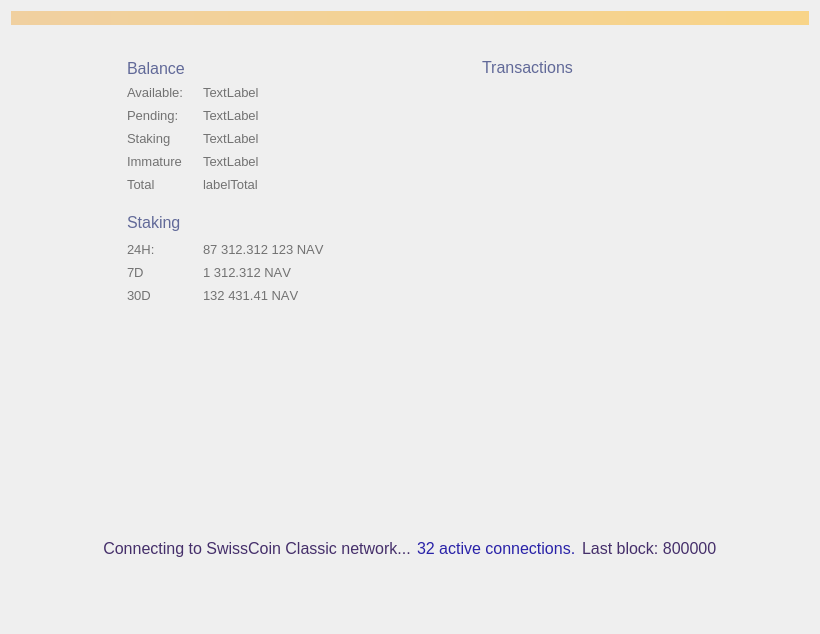
<?xml version="1.0" encoding="UTF-8"?>
<ui version="4.0">
 <class>OverviewPage</class>
 <widget class="QWidget" name="OverviewPage">
  <property name="geometry">
   <rect>
    <x>0</x>
    <y>0</y>
    <width>820</width>
    <height>634</height>
   </rect>
  </property>
  <property name="sizePolicy">
   <sizepolicy hsizetype="MinimumExpanding" vsizetype="MinimumExpanding">
    <horstretch>0</horstretch>
    <verstretch>0</verstretch>
   </sizepolicy>
  </property>
  <property name="maximumSize">
   <size>
    <width>16777215</width>
    <height>16777215</height>
   </size>
  </property>
  <property name="windowTitle">
   <string>Form</string>
  </property>
  <property name="styleSheet">
   <string notr="true"/>
  </property>
  <layout class="QVBoxLayout" name="topLayout">
   <item>
    <widget class="QLabel" name="labelAlerts">
     <property name="visible">
      <bool>false</bool>
     </property>
     <property name="styleSheet">
      <string notr="true">background-color: qlineargradient(x1: 0, y1: 0, x2: 1, y2: 0, stop:0 #F0D0A0, stop:1 #F8D488); color:#000000;</string>
     </property>
     <property name="wordWrap">
      <bool>true</bool>
     </property>
     <property name="margin">
      <number>3</number>
     </property>
    </widget>
   </item>
   <item>
    <spacer name="verticalSpacer">
     <property name="orientation">
      <enum>Qt::Vertical</enum>
     </property>
     <property name="sizeType">
      <enum>QSizePolicy::Fixed</enum>
     </property>
     <property name="sizeHint" stdset="0">
      <size>
       <width>20</width>
       <height>20</height>
      </size>
     </property>
    </spacer>
   </item>
   <item>
    <layout class="QHBoxLayout" name="horizontalLayout_2">
     <property name="sizeConstraint">
      <enum>QLayout::SetMinimumSize</enum>
     </property>
     <item>
      <spacer name="horizontalSpacer">
       <property name="orientation">
        <enum>Qt::Horizontal</enum>
       </property>
       <property name="sizeType">
        <enum>QSizePolicy::Fixed</enum>
       </property>
       <property name="sizeHint" stdset="0">
        <size>
         <width>100</width>
         <height>20</height>
        </size>
       </property>
      </spacer>
     </item>
     <item>
      <layout class="QVBoxLayout" name="verticalLayout_2">
       <property name="sizeConstraint">
        <enum>QLayout::SetNoConstraint</enum>
       </property>
       <property name="leftMargin">
        <number>16</number>
       </property>
       <property name="topMargin">
        <number>7</number>
       </property>
       <property name="rightMargin">
        <number>16</number>
       </property>
       <property name="bottomMargin">
        <number>16</number>
       </property>
       <item>
        <layout class="QHBoxLayout" name="horizontalLayout_3">
         <property name="spacing">
          <number>0</number>
         </property>
         <item>
          <widget class="QLabel" name="label_4">
           <property name="sizePolicy">
            <sizepolicy hsizetype="Minimum" vsizetype="Preferred">
             <horstretch>0</horstretch>
             <verstretch>0</verstretch>
            </sizepolicy>
           </property>
           <property name="font">
            <font>
             <pointsize>-1</pointsize>
            </font>
           </property>
           <property name="styleSheet">
            <string notr="true">color: #616998; text-transform: uppercase; font-size: 16px</string>
           </property>
           <property name="text">
            <string>Balance</string>
           </property>
          </widget>
         </item>
         <item>
          <spacer name="horizontalSpacer_11">
           <property name="orientation">
            <enum>Qt::Horizontal</enum>
           </property>
           <property name="sizeType">
            <enum>QSizePolicy::Maximum</enum>
           </property>
           <property name="sizeHint" stdset="0">
            <size>
             <width>10</width>
             <height>20</height>
            </size>
           </property>
          </spacer>
         </item>
         <item>
          <widget class="QPushButton" name="labelWalletStatus">
           <property name="maximumSize">
            <size>
             <width>22</width>
             <height>22</height>
            </size>
           </property>
           <property name="baseSize">
            <size>
             <width>22</width>
             <height>22</height>
            </size>
           </property>
           <property name="styleSheet">
            <string notr="true">border: 0</string>
           </property>
           <property name="text">
            <string/>
           </property>
           <property name="flat">
            <bool>true</bool>
           </property>
          </widget>
         </item>
         <item>
          <spacer name="horizontalSpacer_10">
           <property name="orientation">
            <enum>Qt::Horizontal</enum>
           </property>
           <property name="sizeHint" stdset="0">
            <size>
             <width>40</width>
             <height>20</height>
            </size>
           </property>
          </spacer>
         </item>
        </layout>
       </item>
       <item>
        <layout class="QHBoxLayout" name="horizontalLayout_4">
         <item>
          <layout class="QFormLayout" name="formLayout">
           <property name="sizeConstraint">
            <enum>QLayout::SetNoConstraint</enum>
           </property>
           <property name="labelAlignment">
            <set>Qt::AlignLeading|Qt::AlignLeft|Qt::AlignVCenter</set>
           </property>
           <property name="verticalSpacing">
            <number>-1</number>
           </property>
           <item row="0" column="0">
            <widget class="QLabel" name="label_5">
             <property name="sizePolicy">
              <sizepolicy hsizetype="Minimum" vsizetype="Preferred">
               <horstretch>0</horstretch>
               <verstretch>0</verstretch>
              </sizepolicy>
             </property>
             <property name="minimumSize">
              <size>
               <width>70</width>
               <height>17</height>
              </size>
             </property>
             <property name="maximumSize">
              <size>
               <width>70</width>
               <height>17</height>
              </size>
             </property>
             <property name="font">
              <font>
               <pointsize>10</pointsize>
               <weight>50</weight>
               <bold>false</bold>
               <stylestrategy>PreferAntialias</stylestrategy>
              </font>
             </property>
             <property name="styleSheet">
              <string notr="true">color: #727272</string>
             </property>
             <property name="text">
              <string>Available:</string>
             </property>
             <property name="alignment">
              <set>Qt::AlignLeading|Qt::AlignLeft|Qt::AlignVCenter</set>
             </property>
            </widget>
           </item>
           <item row="0" column="1">
            <widget class="QLabel" name="labelBalance">
             <property name="font">
              <font>
               <pointsize>10</pointsize>
               <weight>50</weight>
               <bold>false</bold>
               <stylestrategy>PreferAntialias</stylestrategy>
              </font>
             </property>
             <property name="styleSheet">
              <string notr="true">color: #727272</string>
             </property>
             <property name="text">
              <string>TextLabel</string>
             </property>
             <property name="alignment">
              <set>Qt::AlignLeading|Qt::AlignLeft|Qt::AlignVCenter</set>
             </property>
            </widget>
           </item>
           <item row="1" column="0">
            <widget class="QLabel" name="label_7">
             <property name="sizePolicy">
              <sizepolicy hsizetype="Minimum" vsizetype="Preferred">
               <horstretch>0</horstretch>
               <verstretch>0</verstretch>
              </sizepolicy>
             </property>
             <property name="minimumSize">
              <size>
               <width>70</width>
               <height>17</height>
              </size>
             </property>
             <property name="maximumSize">
              <size>
               <width>70</width>
               <height>17</height>
              </size>
             </property>
             <property name="font">
              <font>
               <pointsize>10</pointsize>
               <weight>50</weight>
               <bold>false</bold>
               <stylestrategy>PreferAntialias</stylestrategy>
              </font>
             </property>
             <property name="styleSheet">
              <string notr="true">color: #727272</string>
             </property>
             <property name="text">
              <string>Pending:</string>
             </property>
             <property name="alignment">
              <set>Qt::AlignLeading|Qt::AlignLeft|Qt::AlignVCenter</set>
             </property>
            </widget>
           </item>
           <item row="1" column="1">
            <widget class="QLabel" name="labelUnconfirmed">
             <property name="font">
              <font>
               <pointsize>10</pointsize>
               <weight>50</weight>
               <bold>false</bold>
               <stylestrategy>PreferAntialias</stylestrategy>
              </font>
             </property>
             <property name="styleSheet">
              <string notr="true">color: #727272</string>
             </property>
             <property name="text">
              <string>TextLabel</string>
             </property>
             <property name="alignment">
              <set>Qt::AlignLeading|Qt::AlignLeft|Qt::AlignVCenter</set>
             </property>
            </widget>
           </item>
           <item row="3" column="0">
            <widget class="QLabel" name="labelImmatureText">
             <property name="sizePolicy">
              <sizepolicy hsizetype="Minimum" vsizetype="Preferred">
               <horstretch>0</horstretch>
               <verstretch>0</verstretch>
              </sizepolicy>
             </property>
             <property name="minimumSize">
              <size>
               <width>70</width>
               <height>17</height>
              </size>
             </property>
             <property name="maximumSize">
              <size>
               <width>70</width>
               <height>17</height>
              </size>
             </property>
             <property name="font">
              <font>
               <pointsize>10</pointsize>
               <weight>50</weight>
               <bold>false</bold>
               <stylestrategy>PreferAntialias</stylestrategy>
              </font>
             </property>
             <property name="styleSheet">
              <string notr="true">color: #727272</string>
             </property>
             <property name="text">
              <string>Immature</string>
             </property>
             <property name="alignment">
              <set>Qt::AlignLeading|Qt::AlignLeft|Qt::AlignVCenter</set>
             </property>
            </widget>
           </item>
           <item row="3" column="1">
            <widget class="QLabel" name="labelImmature">
             <property name="font">
              <font>
               <pointsize>10</pointsize>
               <weight>50</weight>
               <bold>false</bold>
               <stylestrategy>PreferAntialias</stylestrategy>
              </font>
             </property>
             <property name="styleSheet">
              <string notr="true">color: #727272</string>
             </property>
             <property name="text">
              <string>TextLabel</string>
             </property>
             <property name="alignment">
              <set>Qt::AlignLeading|Qt::AlignLeft|Qt::AlignVCenter</set>
             </property>
            </widget>
           </item>
           <item row="4" column="0">
            <widget class="QLabel" name="label_8">
             <property name="sizePolicy">
              <sizepolicy hsizetype="Minimum" vsizetype="Preferred">
               <horstretch>0</horstretch>
               <verstretch>0</verstretch>
              </sizepolicy>
             </property>
             <property name="minimumSize">
              <size>
               <width>70</width>
               <height>17</height>
              </size>
             </property>
             <property name="maximumSize">
              <size>
               <width>70</width>
               <height>17</height>
              </size>
             </property>
             <property name="font">
              <font>
               <pointsize>10</pointsize>
               <weight>50</weight>
               <bold>false</bold>
               <stylestrategy>PreferAntialias</stylestrategy>
              </font>
             </property>
             <property name="styleSheet">
              <string notr="true">color: #727272</string>
             </property>
             <property name="text">
              <string>Total</string>
             </property>
             <property name="alignment">
              <set>Qt::AlignLeading|Qt::AlignLeft|Qt::AlignVCenter</set>
             </property>
            </widget>
           </item>
           <item row="4" column="1">
            <widget class="QLabel" name="labelTotal">
             <property name="font">
              <font>
               <pointsize>10</pointsize>
               <weight>50</weight>
               <bold>false</bold>
               <stylestrategy>PreferAntialias</stylestrategy>
              </font>
             </property>
             <property name="styleSheet">
              <string notr="true">color: #727272</string>
             </property>
             <property name="text">
              <string>labelTotal</string>
             </property>
             <property name="alignment">
              <set>Qt::AlignLeading|Qt::AlignLeft|Qt::AlignVCenter</set>
             </property>
            </widget>
           </item>
           <item row="2" column="1">
            <widget class="QLabel" name="labelStaking">
             <property name="font">
              <font>
               <pointsize>10</pointsize>
               <weight>50</weight>
               <bold>false</bold>
               <stylestrategy>PreferAntialias</stylestrategy>
              </font>
             </property>
             <property name="styleSheet">
              <string notr="true">color: #727272</string>
             </property>
             <property name="text">
              <string>TextLabel</string>
             </property>
             <property name="alignment">
              <set>Qt::AlignLeading|Qt::AlignLeft|Qt::AlignVCenter</set>
             </property>
            </widget>
           </item>
           <item row="2" column="0">
            <widget class="QLabel" name="labelStakingText">
             <property name="sizePolicy">
              <sizepolicy hsizetype="Minimum" vsizetype="Preferred">
               <horstretch>0</horstretch>
               <verstretch>0</verstretch>
              </sizepolicy>
             </property>
             <property name="minimumSize">
              <size>
               <width>70</width>
               <height>17</height>
              </size>
             </property>
             <property name="maximumSize">
              <size>
               <width>70</width>
               <height>17</height>
              </size>
             </property>
             <property name="font">
              <font>
               <pointsize>10</pointsize>
               <weight>50</weight>
               <bold>false</bold>
               <stylestrategy>PreferAntialias</stylestrategy>
              </font>
             </property>
             <property name="styleSheet">
              <string notr="true">color: #727272</string>
             </property>
             <property name="text">
              <string>Staking</string>
             </property>
             <property name="alignment">
              <set>Qt::AlignLeading|Qt::AlignLeft|Qt::AlignVCenter</set>
             </property>
            </widget>
           </item>
          </layout>
         </item>
         <item>
          <spacer name="horizontalSpacer_4">
           <property name="orientation">
            <enum>Qt::Horizontal</enum>
           </property>
           <property name="sizeHint" stdset="0">
            <size>
             <width>40</width>
             <height>20</height>
            </size>
           </property>
          </spacer>
         </item>
        </layout>
       </item>
       <item>
        <spacer name="verticalSpacer_5">
         <property name="orientation">
          <enum>Qt::Vertical</enum>
         </property>
         <property name="sizeType">
          <enum>QSizePolicy::Maximum</enum>
         </property>
         <property name="sizeHint" stdset="0">
          <size>
           <width>20</width>
           <height>10</height>
          </size>
         </property>
        </spacer>
       </item>
       <item>
        <layout class="QHBoxLayout" name="horizontalLayout_7">
         <property name="spacing">
          <number>0</number>
         </property>
         <item>
          <widget class="QLabel" name="label_11">
           <property name="font">
            <font>
             <pointsize>-1</pointsize>
            </font>
           </property>
           <property name="styleSheet">
            <string notr="true">color: #616998; text-transform: uppercase; font-size: 16px</string>
           </property>
           <property name="text">
            <string>Staking</string>
           </property>
           <property name="alignment">
            <set>Qt::AlignLeading|Qt::AlignLeft|Qt::AlignVCenter</set>
           </property>
          </widget>
         </item>
         <item>
          <spacer name="horizontalSpacer_8">
           <property name="orientation">
            <enum>Qt::Horizontal</enum>
           </property>
           <property name="sizeType">
            <enum>QSizePolicy::Maximum</enum>
           </property>
           <property name="sizeHint" stdset="0">
            <size>
             <width>10</width>
             <height>20</height>
            </size>
           </property>
          </spacer>
         </item>
         <item>
          <widget class="QPushButton" name="unlockStakingButton">
           <property name="minimumSize">
            <size>
             <width>26</width>
             <height>26</height>
            </size>
           </property>
           <property name="maximumSize">
            <size>
             <width>26</width>
             <height>26</height>
            </size>
           </property>
           <property name="styleSheet">
            <string notr="true">border: 0</string>
           </property>
           <property name="text">
            <string/>
           </property>
          </widget>
         </item>
         <item>
          <spacer name="horizontalSpacer_9">
           <property name="orientation">
            <enum>Qt::Horizontal</enum>
           </property>
           <property name="sizeHint" stdset="0">
            <size>
             <width>40</width>
             <height>20</height>
            </size>
           </property>
          </spacer>
         </item>
        </layout>
       </item>
       <item>
        <layout class="QHBoxLayout" name="horizontalLayout_6">
         <item>
          <layout class="QFormLayout" name="formLayout_2">
           <property name="labelAlignment">
            <set>Qt::AlignLeading|Qt::AlignLeft|Qt::AlignVCenter</set>
           </property>
           <item row="1" column="0">
            <widget class="QLabel" name="label_10">
             <property name="sizePolicy">
              <sizepolicy hsizetype="Minimum" vsizetype="Preferred">
               <horstretch>0</horstretch>
               <verstretch>0</verstretch>
              </sizepolicy>
             </property>
             <property name="minimumSize">
              <size>
               <width>70</width>
               <height>17</height>
              </size>
             </property>
             <property name="maximumSize">
              <size>
               <width>70</width>
               <height>17</height>
              </size>
             </property>
             <property name="font">
              <font>
               <pointsize>10</pointsize>
               <weight>50</weight>
               <bold>false</bold>
               <stylestrategy>PreferAntialias</stylestrategy>
              </font>
             </property>
             <property name="styleSheet">
              <string notr="true">color: #727272</string>
             </property>
             <property name="text">
              <string>24H:</string>
             </property>
             <property name="alignment">
              <set>Qt::AlignLeading|Qt::AlignLeft|Qt::AlignVCenter</set>
             </property>
            </widget>
           </item>
           <item row="1" column="1">
            <widget class="QLabel" name="label24hStakingStats">
             <property name="font">
              <font>
               <pointsize>10</pointsize>
               <weight>50</weight>
               <bold>false</bold>
               <stylestrategy>PreferAntialias</stylestrategy>
               <kerning>false</kerning>
              </font>
             </property>
             <property name="styleSheet">
              <string notr="true">color: #727272</string>
             </property>
             <property name="text">
              <string>87 312.312 123 NAV</string>
             </property>
             <property name="alignment">
              <set>Qt::AlignLeading|Qt::AlignLeft|Qt::AlignVCenter</set>
             </property>
            </widget>
           </item>
           <item row="2" column="0">
            <widget class="QLabel" name="label_13">
             <property name="sizePolicy">
              <sizepolicy hsizetype="Minimum" vsizetype="Preferred">
               <horstretch>0</horstretch>
               <verstretch>0</verstretch>
              </sizepolicy>
             </property>
             <property name="minimumSize">
              <size>
               <width>70</width>
               <height>17</height>
              </size>
             </property>
             <property name="maximumSize">
              <size>
               <width>70</width>
               <height>17</height>
              </size>
             </property>
             <property name="font">
              <font>
               <pointsize>10</pointsize>
               <weight>50</weight>
               <bold>false</bold>
               <stylestrategy>PreferAntialias</stylestrategy>
               <kerning>false</kerning>
              </font>
             </property>
             <property name="styleSheet">
              <string notr="true">color: #727272</string>
             </property>
             <property name="text">
              <string>7D</string>
             </property>
             <property name="alignment">
              <set>Qt::AlignLeading|Qt::AlignLeft|Qt::AlignVCenter</set>
             </property>
            </widget>
           </item>
           <item row="2" column="1">
            <widget class="QLabel" name="label7dStakingStats">
             <property name="font">
              <font>
               <pointsize>10</pointsize>
               <weight>50</weight>
               <bold>false</bold>
               <stylestrategy>PreferAntialias</stylestrategy>
               <kerning>false</kerning>
              </font>
             </property>
             <property name="styleSheet">
              <string notr="true">color: #727272</string>
             </property>
             <property name="text">
              <string>1 312.312 NAV</string>
             </property>
             <property name="alignment">
              <set>Qt::AlignLeading|Qt::AlignLeft|Qt::AlignVCenter</set>
             </property>
            </widget>
           </item>
           <item row="3" column="0">
            <widget class="QLabel" name="label_14">
             <property name="sizePolicy">
              <sizepolicy hsizetype="Minimum" vsizetype="Preferred">
               <horstretch>0</horstretch>
               <verstretch>0</verstretch>
              </sizepolicy>
             </property>
             <property name="minimumSize">
              <size>
               <width>70</width>
               <height>17</height>
              </size>
             </property>
             <property name="maximumSize">
              <size>
               <width>70</width>
               <height>17</height>
              </size>
             </property>
             <property name="font">
              <font>
               <pointsize>10</pointsize>
               <weight>50</weight>
               <bold>false</bold>
               <stylestrategy>PreferAntialias</stylestrategy>
               <kerning>false</kerning>
              </font>
             </property>
             <property name="styleSheet">
              <string notr="true">color: #727272</string>
             </property>
             <property name="text">
              <string>30D</string>
             </property>
             <property name="alignment">
              <set>Qt::AlignLeading|Qt::AlignLeft|Qt::AlignVCenter</set>
             </property>
            </widget>
           </item>
           <item row="3" column="1">
            <widget class="QLabel" name="label30dStakingStats">
             <property name="font">
              <font>
               <pointsize>10</pointsize>
               <weight>50</weight>
               <bold>false</bold>
               <stylestrategy>PreferAntialias</stylestrategy>
               <kerning>false</kerning>
              </font>
             </property>
             <property name="styleSheet">
              <string notr="true">color: #727272</string>
             </property>
             <property name="text">
              <string>132 431.41 NAV</string>
             </property>
             <property name="alignment">
              <set>Qt::AlignLeading|Qt::AlignLeft|Qt::AlignVCenter</set>
             </property>
            </widget>
           </item>
          </layout>
         </item>
         <item>
          <spacer name="horizontalSpacer_7">
           <property name="orientation">
            <enum>Qt::Horizontal</enum>
           </property>
           <property name="sizeHint" stdset="0">
            <size>
             <width>40</width>
             <height>20</height>
            </size>
           </property>
          </spacer>
         </item>
        </layout>
       </item>
       <item>
        <widget class="QLabel" name="stakingStatusLabel">
         <property name="sizePolicy">
          <sizepolicy hsizetype="Expanding" vsizetype="Preferred">
           <horstretch>0</horstretch>
           <verstretch>0</verstretch>
          </sizepolicy>
         </property>
         <property name="minimumSize">
          <size>
           <width>235</width>
           <height>0</height>
          </size>
         </property>
         <property name="maximumSize">
          <size>
           <width>235</width>
           <height>16777215</height>
          </size>
         </property>
         <property name="styleSheet">
          <string notr="true">color: #616998;  font-size: 13px; margin-top:6px</string>
         </property>
         <property name="text">
          <string/>
         </property>
         <property name="wordWrap">
          <bool>true</bool>
         </property>
        </widget>
       </item>
       <item>
        <widget class="QLabel" name="votingStatusLabel">
         <property name="sizePolicy">
          <sizepolicy hsizetype="Expanding" vsizetype="Preferred">
           <horstretch>0</horstretch>
           <verstretch>0</verstretch>
          </sizepolicy>
         </property>
         <property name="minimumSize">
          <size>
           <width>235</width>
           <height>0</height>
          </size>
         </property>
         <property name="maximumSize">
          <size>
           <width>235</width>
           <height>16777215</height>
          </size>
         </property>
         <property name="styleSheet">
          <string notr="true">color: #616998;  font-size: 13px; margin-top:6px</string>
         </property>
         <property name="text">
          <string/>
         </property>
         <property name="wordWrap">
          <bool>true</bool>
         </property>
        </widget>
       </item>
       <item>
        <spacer name="verticalSpacer_4">
         <property name="orientation">
          <enum>Qt::Vertical</enum>
         </property>
         <property name="sizeHint" stdset="0">
          <size>
           <width>20</width>
           <height>40</height>
          </size>
         </property>
        </spacer>
       </item>
      </layout>
     </item>
     <item>
      <spacer name="horizontalSpacer_2">
       <property name="orientation">
        <enum>Qt::Horizontal</enum>
       </property>
       <property name="sizeType">
        <enum>QSizePolicy::Fixed</enum>
       </property>
       <property name="sizeHint" stdset="0">
        <size>
         <width>80</width>
         <height>20</height>
        </size>
       </property>
      </spacer>
     </item>
     <item>
      <layout class="QVBoxLayout" name="verticalLayout_3">
       <property name="leftMargin">
        <number>16</number>
       </property>
       <property name="topMargin">
        <number>7</number>
       </property>
       <property name="rightMargin">
        <number>16</number>
       </property>
       <property name="bottomMargin">
        <number>16</number>
       </property>
       <item>
        <layout class="QVBoxLayout" name="verticalLayout_4">
         <item>
          <layout class="QHBoxLayout" name="horizontalLayout_5">
           <item>
            <widget class="QLabel" name="label_12">
             <property name="sizePolicy">
              <sizepolicy hsizetype="Preferred" vsizetype="Maximum">
               <horstretch>0</horstretch>
               <verstretch>0</verstretch>
              </sizepolicy>
             </property>
             <property name="maximumSize">
              <size>
               <width>16777215</width>
               <height>19</height>
              </size>
             </property>
             <property name="font">
              <font>
               <pointsize>-1</pointsize>
              </font>
             </property>
             <property name="styleSheet">
              <string notr="true">color: #616998; text-transform: uppercase; font-size: 16px;</string>
             </property>
             <property name="text">
              <string>Transactions</string>
             </property>
            </widget>
           </item>
           <item>
            <spacer name="horizontalSpacer_12">
             <property name="orientation">
              <enum>Qt::Horizontal</enum>
             </property>
             <property name="sizeHint" stdset="0">
              <size>
               <width>40</width>
               <height>20</height>
              </size>
             </property>
            </spacer>
           </item>
          </layout>
         </item>
         <item>
          <spacer name="verticalSpacer_6">
           <property name="orientation">
            <enum>Qt::Vertical</enum>
           </property>
           <property name="sizeType">
            <enum>QSizePolicy::Maximum</enum>
           </property>
           <property name="sizeHint" stdset="0">
            <size>
             <width>20</width>
             <height>4</height>
            </size>
           </property>
          </spacer>
         </item>
         <item>
          <widget class="ListView" name="listTransactions" native="true">
           <property name="styleSheet">
            <string notr="true">background: transparent;border:0</string>
           </property>
          </widget>
         </item>
        </layout>
       </item>
      </layout>
     </item>
     <item>
      <spacer name="horizontalSpacer_3">
       <property name="orientation">
        <enum>Qt::Horizontal</enum>
       </property>
       <property name="sizeType">
        <enum>QSizePolicy::Fixed</enum>
       </property>
       <property name="sizeHint" stdset="0">
        <size>
         <width>100</width>
         <height>20</height>
        </size>
       </property>
      </spacer>
     </item>
    </layout>
   </item>
   <item>
    <layout class="QHBoxLayout" name="horizontalLayout">
     <property name="sizeConstraint">
      <enum>QLayout::SetMinimumSize</enum>
     </property>
     <item>
      <spacer name="horizontalSpacer_5">
       <property name="orientation">
        <enum>Qt::Horizontal</enum>
       </property>
       <property name="sizeHint" stdset="0">
        <size>
         <width>40</width>
         <height>20</height>
        </size>
       </property>
      </spacer>
     </item>
     <item>
      <widget class="QLabel" name="statusTitle">
       <property name="sizePolicy">
        <sizepolicy hsizetype="Minimum" vsizetype="Preferred">
         <horstretch>0</horstretch>
         <verstretch>0</verstretch>
        </sizepolicy>
       </property>
       <property name="minimumSize">
        <size>
         <width>0</width>
         <height>60</height>
        </size>
       </property>
       <property name="font">
        <font>
         <pointsize>12</pointsize>
        </font>
       </property>
       <property name="styleSheet">
        <string notr="true">color: #452f6a</string>
       </property>
       <property name="text">
        <string>Connecting to SwissCoin Classic network...</string>
       </property>
       <property name="alignment">
        <set>Qt::AlignCenter</set>
       </property>
      </widget>
     </item>
     <item>
      <widget class="QLabel" name="statusTitleConnections">
       <property name="sizePolicy">
        <sizepolicy hsizetype="Minimum" vsizetype="Preferred">
         <horstretch>0</horstretch>
         <verstretch>0</verstretch>
        </sizepolicy>
       </property>
       <property name="font">
        <font>
         <pointsize>12</pointsize>
        </font>
       </property>
       <property name="visible">
        <bool>false</bool>
       </property>
       <property name="styleSheet">
        <string notr="true">color: #2922a8</string>
       </property>
       <property name="text">
        <string>32 active connections.</string>
       </property>
      </widget>
     </item>
     <item>
      <widget class="QLabel" name="statusTitleBlocks">
       <property name="sizePolicy">
        <sizepolicy hsizetype="Minimum" vsizetype="Preferred">
         <horstretch>0</horstretch>
         <verstretch>0</verstretch>
        </sizepolicy>
       </property>
       <property name="font">
        <font>
         <pointsize>12</pointsize>
        </font>
       </property>
       <property name="visible">
        <bool>false</bool>
       </property>
       <property name="styleSheet">
        <string notr="true">color: #452f6a</string>
       </property>
       <property name="text">
        <string>Last block: 800000</string>
       </property>
      </widget>
     </item>
     <item>
      <spacer name="horizontalSpacer_6">
       <property name="orientation">
        <enum>Qt::Horizontal</enum>
       </property>
       <property name="sizeHint" stdset="0">
        <size>
         <width>40</width>
         <height>20</height>
        </size>
       </property>
      </spacer>
     </item>
    </layout>
   </item>
   <item>
    <spacer name="verticalSpacer_3">
     <property name="orientation">
      <enum>Qt::Vertical</enum>
     </property>
     <property name="sizeType">
      <enum>QSizePolicy::Fixed</enum>
     </property>
     <property name="sizeHint" stdset="0">
      <size>
       <width>20</width>
       <height>45</height>
      </size>
     </property>
    </spacer>
   </item>
  </layout>
 </widget>
 <customwidgets>
  <customwidget>
   <class>ListView</class>
   <extends>QWidget</extends>
   <header>listview.h</header>
  </customwidget>
 </customwidgets>
 <resources/>
 <connections/>
</ui>
